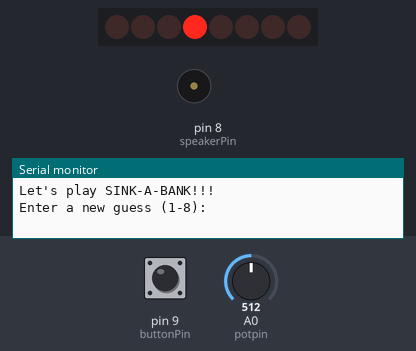
This sketch was run on a simulated Arduino Uno, built with avr-gcc and run on an emulated ATmega328P. Parts: 8 shift-register outputs drawn as a row of LEDs (first output left, lit = HIGH), buzzer (waves = sounding), the last lines printed to the serial monitor. Wiring (inferred from the names in the program): shift register (74HC595): data pin 2; shift clock pin 3; latch pin 4. Wiring (inferred from the signals the program sends): row of LEDs: on Q0, Q1, Q2, Q3, Q4, Q5, Q6, Q7. Inputs (shaded band) come from the test bench; at power-on: A0 (potpin) = 512, pin 9 (buttonPin) LOW. Random numbers use the default seed unless the sketch sets one.

Above: at 4.3 s.
4.4 s: A0 (potpin) set to 716
At 4.7 s:
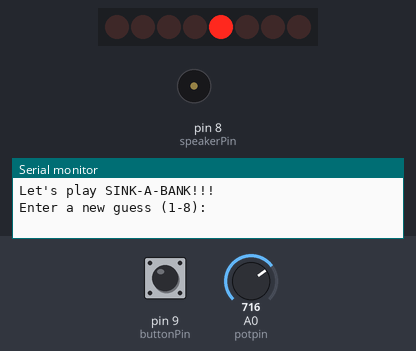
5.9 s: A0 (potpin) set to 900
At 7.1 s:
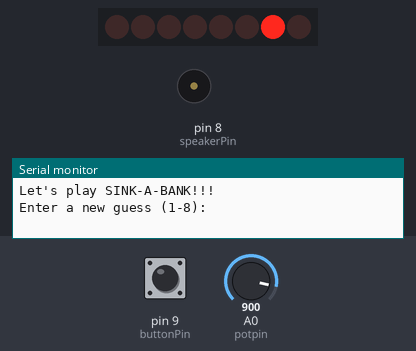
7.4 s: A0 (potpin) set to 1023
At 8.2 s:
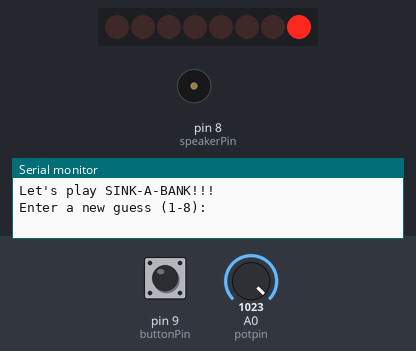
8.9 s: A0 (potpin) set to 306
At 9.3 s:
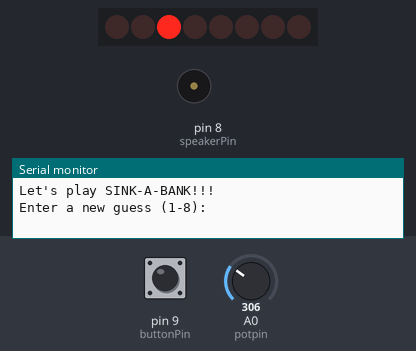
10.4 s: pin 9 (buttonPin) pulled HIGH for 0.15 s
11.1 s: A0 (potpin) set to 122
At 17.2 s:
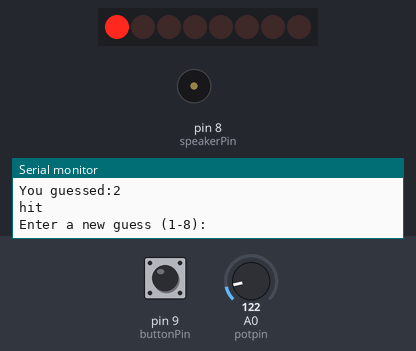
Timing chart, 0 to 17.7 s (numbered marks = the images above; inputs shaded):
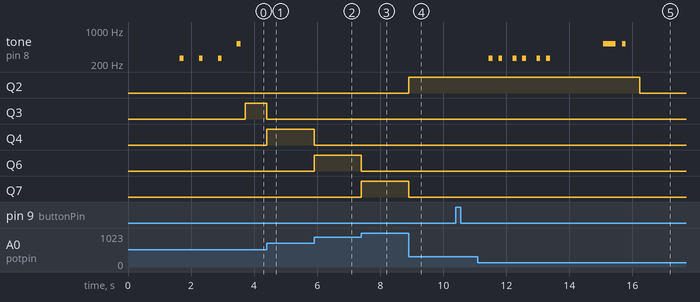

Measured:
- after the input at 4.4 s, Q3: HIGH → LOW at once; Q4: LOW → HIGH at once
- after the input at 5.9 s, Q4: HIGH → LOW at once; Q6: LOW → HIGH at once
- after the input at 7.4 s, Q6: HIGH → LOW at once; Q7: LOW → HIGH at once
- after the input at 8.9 s, Q2: LOW → HIGH at once; Q7: HIGH → LOW at once
- after the input at 10.4 s, every drawn part: stays the same
- after the input at 11.1 s, Q2: HIGH → LOW after 5.1 s
- by itself, tone on pin 8 (speakerPin): plays 260 Hz for 0.12 s, 261 Hz for 0.12 s, 261 Hz for 0.12 s, 261 Hz for 0.12 s, 261 Hz for 0.12 s, 261 Hz for 0.12 s … (8 notes in this stretch)

The sketch:

Sink_A_Bank.ino
```cpp
/*
Welcome to Sink-A-Bank!!!

 This is more or less a derivative of the popular board game titled 'Battleships'.

 The rules are simple:

 -pick a spot in the rows of LEDs using the potentiometer
 -select the spot using the push button
 -hope for the best and hopefully you'll have hit a block in the bank
 -hit 3 blocks in a set and win the game

 Enjoy the game!

 Author: Anand Subramaniam
 Credit: Laurissa Tokarchuk and Akram Alomainy for the basic code
 */


//All pins that are used are intialised. If changes to the ports are needed, it can be controlled from here
//Some set as constant integers to avoid accidental assignments further down in the code

//Pins used by the shift register
const int data = 2;
const int clock = 3;
const int latch = 4;

//Pins used by the try indicator LEDs
const int winLED = 5;
const int missLED = 6;
const int hitLED = 7;

//Pins used by other components (potentiometer and button as inputs, speaker pin as an output
const int speakerPin = 8;
const int buttonPin = 9;
const int potpin = 0;

//Used for single LED manipulation
int ledState = 0;
const int ON = HIGH;
const int OFF = LOW;

//Variable used in functions below to help retrieve the guess from the User
int selected;

//Size of the board (number of target LEDs) and the size of a bank slot
const int MAX_BOARD_SIZE = 8;
const int BANK_SIZE = 3;

//Used to assign the location of cells from the 8 LEDs connected to the shift register
int locationLEDPins[] = {
  0,1,2,3,4,5,6,7};
int locationCells[BANK_SIZE];

//Used later to determine the winning of the game
int numberOfHits = 0;

//number of notes available for any melody, spaces in the notes represent a space
//beats represents the length of 1 note, each number used with its equal in the notes array
//tempo is also set here
int length = 14;
int beats[] = {
  1, 1, 1, 1, 1, 1, 1, 1, 1, 1, 1, 1, 1, 1};
int tempo = 100;


//function used to play each tone against it's duration
//tones are specified in the playNote() function
void playTone(int tone, int duration) {
  for (long i = 0; i < duration * 1000L; i += tone * 2) {
    digitalWrite(speakerPin, HIGH);
    delayMicroseconds(tone);
    digitalWrite(speakerPin, LOW);
    delayMicroseconds(tone);
  }
}


//function used to assign frequency of a note to it's name
void playNote(char note, int duration) {
  char names[] = {
    'c', 'd', 'e', 'f', 'g', 'a', 'b', 'C'               };
  int tones[] = {
    1915, 1700, 1519, 1432, 1275, 1136, 1014, 956               };

  // play the tone corresponding to the note name for the set duration
  for (int i = 0; i < 8; i++) {
    if (names[i] == note) {
      playTone(tones[i], duration);
    }
  }
}


//Setup is used to run code once the Arduino is switched on
//Use of Serial Monitor is established, whether a pin is used for input or output is also established
//a new game is intialised
void setup()
{
  Serial.begin(9600);
  pinMode(data, OUTPUT);
  pinMode(clock, OUTPUT);
  pinMode(latch, OUTPUT);
  pinMode(buttonPin, INPUT);
  pinMode(speakerPin, OUTPUT);
  pinMode(potpin, INPUT);
  setupNewGame();
}

//sets the number of hits to 0, also retrieves the locations of the bank cells
//switches all target LEDs off along with the try indicator LEDs
//prompts the User to select an LED
void setupNewGame(){
  numberOfHits = 0;
  setLocationCells();
  for (int i = 0; i < MAX_BOARD_SIZE; i++){
    changeLED(i,OFF);
    delay(200);
  }
  digitalWrite(winLED, LOW);
  digitalWrite(hitLED, LOW);
  digitalWrite(missLED, LOW);
  Serial.println("Enter a new guess (1-8):");

}


//in-built function that runs over and over again continiously
//the starting melody is played
//sets the outputs, which later need to be put through tests to generate a final result
//boolean is set to determine the start and end of the move (use of conditions)
//uses function to bring in a guess from the User
//checks the guess using function
//returns a result which determines when the game ends
//game resets
void loop()
{
  performStart();
  int guess = -1;
  String result = "miss";
  boolean isAlive = true;
  while (isAlive){
    guess = getGuess();
    if (guess != 'n') {
      Serial.print("You guessed:");
      Serial.println(guess);
      result = checkYourself(guess);
      Serial.println(result);
      if (result.compareTo("win") == 0) {
        performWin();
        isAlive = false;
      }
      Serial.println("Enter a new guess (1-8):");
    }
  }
  setupNewGame();

}


//function used to retrieve an input from the User
//tested to see if the input is valid and within boundaries
//returns the guess
char getGuess(){
  int guess = 0;
  int tempGuess;
  pickLED();
  tempGuess = selected;
  if ((tempGuess >= 1 && tempGuess <= (MAX_BOARD_SIZE+'0'))) {
    guess = tempGuess;
  }

  return guess;
}

//function used to select the locations of the cells of the bank
//random number is generated but limited so that the other cells can be generated accordingly whilst fitting withing the number of LEDs
//for loop used to assign the rest of the cells into an array including and based on the random number
void setLocationCells(){
  int startVal = random(0,MAX_BOARD_SIZE-2);
  Serial.print("Let's play SINK-A-BANK!!!");
  for (int i = 0; i < BANK_SIZE; i++) {
    locationCells[i] = startVal + i;
  }
  Serial.println();
}


//function used to check the guess and return a result accordingly
//the guess is retrieved
//for loop is used to check if the guess matches any of the cells
//if a match is found, number of hits is increased by 1
//the number in the array that was matched is converted into -1, to prevent interuption to the game process
//another test condition, if the number of hits matches the bank size, the user wins
//otherwise the User has hit and the performHit function is used
//if none of the above are met, result is a miss and the performMiss function is performed
//result is returned
String checkYourself(int guess){
  String result = "miss";
  int gint = guess;
  for (int i = 0; i < BANK_SIZE; i++){
    if (gint == locationCells[i]){
      numberOfHits++;
      locationCells[i] = -1;
      digitalWrite(locationLEDPins[gint], HIGH);
      if (numberOfHits == BANK_SIZE) {
        result = "win" ;
      }
      else result = "hit";
      performHit();
      break;
    }
  }
  if (result == "miss"){
    performMiss();
  }
  return result;
}


//Used with bitwise operations to map against each individual LED
int bits[] = {
  B00000001, B00000010, B00000100, B00001000, B00010000, B00100000, B01000000, B10000000};
int masks[] = {
  B11111110, B11111101, B11111011, B11110111, B11101111, B11011111, B10111111, B01111111};


//function used to control each LED connected to the shift register
//state of the LED in question is cleared
//if the bit is on, it is added to the led state
//the LED is updated by sending the state to the shift register
void changeLED(int led, int state){
  ledState = ledState & masks[led];
  if(state == ON){
    ledState = ledState | bits[led];
  }
  updateLEDs(ledState);
}


//function used to send the state of an LED through to the shift register sequence
//the latch is pulled low to allow data through
//the 8 bits are shifted out to the shift register, with the most significant bit first
//the latch is pulled low to display the data
void updateLEDs(int value){
  digitalWrite(latch, LOW);
  shiftOut(data, clock, MSBFIRST, value);
  digitalWrite(latch, HIGH);
}


//function used to allow the User to pick an LED using the potentiometer
//button state is set to off initially
//while loop used to detect the button press
//when not pressed it executes the code
//state of button is checked at the beginning of the loop
//input from the pot is read
//the value is mapped to allow the selection of an LED through the use of proportions (where 0 reads as 0th LED and 1023 reads 7, 0-7 have 8 LEDs)
//for loop used to light up the respective LED according to the position of the wiper, whilst keeping all the others switched off
//once the button is pressed the temporary chosen variable is assigned to the global variable, ready to be accessed in other functions
//the while loop is broken and the selected LED is returned
int pickLED(){
  int buttontemp = LOW;
  int val = -1;
  int chosen;
  while(buttontemp != HIGH){
    int buttonRead = digitalRead(buttonPin);
    buttontemp = buttonRead;
    val = analogRead(potpin);
    val = map(val, 0, 1023, 0,MAX_BOARD_SIZE-1);
    for(int i=0; i<MAX_BOARD_SIZE;i++){
      if(val == i){
        changeLED(i, ON);
        chosen = i;
      }
      else {
        changeLED(i,OFF);
      }
    }
    if (buttontemp == HIGH){
      selected = chosen;
      delay(1000);
      break;
    }
  }
  return selected;
}


//function to play notes when the game begins
//notes in array are played unless there is a space, which represents a rest
//the delay period is executed between notes
void performStart(){
  char startnotes[] = "c   c   c   C ";
  for (int i = 0; i < length; i++) {
    if (startnotes[i] == ' ') {
      delay(beats[i] * tempo); // rest
    }
    else {
      playNote(startnotes[i], beats[i] * tempo);
    }

    delay(tempo / 2);
  }
}

//function to play notes and turn on hit light when result is a hit
//the performIntenseWait function is played
//there is a small pause for suspense, drama and tension
//the hit light is switched on
//notes in array are played unless there is a space, which represents a rest
//the delay period is executed between notes
//the hit light is switched off
void performHit(){
  performIntenseWait();
  delay(1500);
  digitalWrite(hitLED, HIGH);
  char hitnotes[] = "CCC C";
  for (int i = 0; i < length; i++) {
    if (hitnotes[i] == ' ') {
      delay(beats[i] * tempo); // rest
    }
    else {
      playNote(hitnotes[i], beats[i] * tempo);
    }
    delay(tempo / 2);
  }
  digitalWrite(hitLED, LOW);
}


//function to play notes and turn on miss light when result is a miss
//the performIntenseWait function is played
//there is a small pause for suspense, drama and tension
//the miss light is switched on
//notes in array are played unless there is a space, which represents a rest
//the delay period is executed between notes
//the miss light is switched off
void performMiss(){
  performIntenseWait();
  delay(1500);
  digitalWrite(missLED, HIGH);
  char missnotes[] = "gfe";
  for (int i = 0; i < length; i++) {
    if (missnotes[i] == ' ') {
      delay(beats[i] * tempo); // rest
    }
    else {
      playNote(missnotes[i], beats[i] * tempo);
    }

    // pause between notes
    delay(tempo / 2);
  }
  digitalWrite(missLED, LOW);
}


//function to play notes and turn on win light when result is a win
//the performIntenseWait function is played
//there is a small pause for suspense, drama and tension
//the win light is switched on
//notes in array are played unless there is a space, which represents a rest
//the delay period is executed between notes
//the target LEDs turn on consecutively in one direction and then turn off consecutively in the opposite direction
//the miss light is switched off
void performWin(){
  char winnotes[] = "c f C f";
  digitalWrite(winLED, HIGH);
  for (int i = 0; i < length; i++) {
    if (winnotes[i] == ' ') {
      delay(beats[i] * tempo); // rest
    }
    else {
      playNote(winnotes[i], beats[i] * tempo);
    }

    // pause between notes
    delay(tempo / 2);

  }
  for(int i = 0; i<MAX_BOARD_SIZE; i++){
    changeLED(i, HIGH);
    delay(50);
    changeLED(i, LOW);
  }

  for(int i = MAX_BOARD_SIZE; i>0; i--){
    changeLED(i, HIGH);
    delay(50);
    changeLED(i, LOW);
  }
  digitalWrite(winLED, LOW);
}

//function to play notes in a heartbeat pattern to build suspense, drama and tension
//notes in array are played unless there is a space, which represents a rest
//the delay period is executed between notes
void performIntenseWait(){
  char waitnotes[] = "c c  c c  c c  c c ";
  for (int i = 0; i < length; i++) {
    if (waitnotes[i] == ' ') {
      delay(beats[i] * tempo); // rest
    }
    else {
      playNote(waitnotes[i], beats[i] * tempo);
    }

    // pause between notes
    delay(tempo / 2);
  }
}
```
